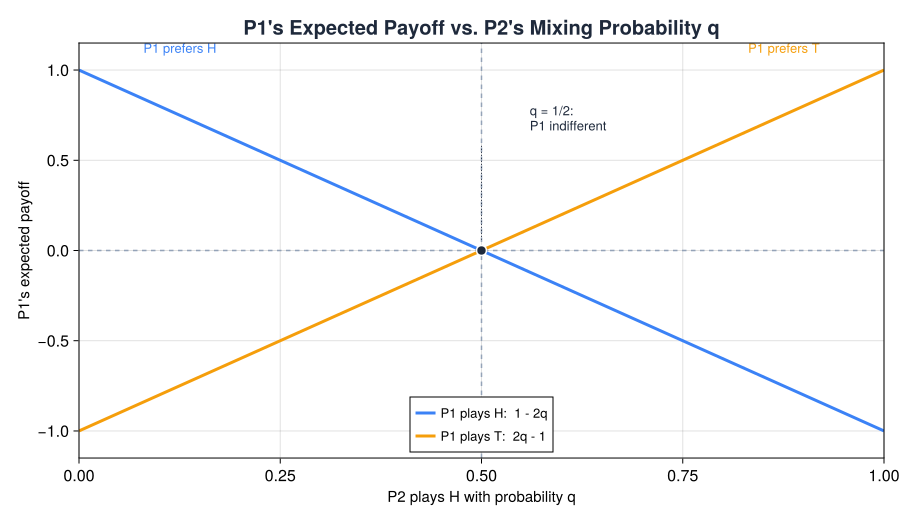

This chart was generated by the following Julia code:
#!/usr/bin/env julia
#
# matching_pennies_indifference.jl
#
# Reproduces the figure embedded in week09/L09.01_mixed_strategies.ipynb,
# cell "Comment" (right after the indifference argument, before the P1
# exercise). It shows P1's expected payoff from each pure strategy as a
# function of q, the probability P2 assigns to playing H.
#
# From the lecture text, with P2 playing H w.p. q and T w.p. (1-q):
#   p1(H | q) = -1*q + 1*(1-q) = 1 - 2q
#   p1(T | q) =  1*q - 1*(1-q) = 2q - 1
#
# The two lines cross at q = 1/2, payoff 0: this is exactly the
# indifference condition 1 - 2q = 2q - 1 solved in the preceding markdown
# cell, so the crossing point is the mixed-strategy equilibrium value of q.
#
# This script makes no network calls, installs no packages, and uses only
# the repository-root Julia environment (CairoMakie is already a declared
# dependency there). Run it from the repository root with:
#
#   julia --project=. week09/img/matching_pennies_indifference.jl
#
# It writes matching_pennies_indifference.svg next to this file (located via
# @__DIR__, so the working directory at invocation time does not matter).

using CairoMakie

# --- payoff functions, matching the formulas quoted in the notebook -------
payoff_H(q) = 1 - 2q      # p1(H | q) = -1*q + 1*(1-q)
payoff_T(q) = 2q - 1      # p1(T | q) =  1*q - 1*(1-q)

# Sanity check the indifference point referenced in the surrounding text
# (q = 1/2 makes P1 indifferent between H and T, with payoff 0).
@assert isapprox(payoff_H(0.5), payoff_T(0.5); atol=1e-12)
@assert isapprox(payoff_H(0.5), 0.0; atol=1e-12)

q = range(0, 1; length=201)

# House palette (Tailwind colors used throughout week04/week05/week08 SVGs):
# blue for P1's H strategy, amber for P1's T strategy (game-theory primary),
# slate for text/axes, muted gray for gridlines/reference marks.
blue = "#3B82F6"
amber = "#F59E0B"
slate = "#1E293B"
muted = "#94A3B8"

fig = Figure(size=(900, 520), fontsize=16, backgroundcolor=:white)

ax = Axis(
    fig[1, 1],
    title="P1's Expected Payoff vs. P2's Mixing Probability q",
    xlabel="P2 plays H with probability q",
    ylabel="P1's expected payoff",
    titlesize=20,
    titlecolor=slate,
    xlabelsize=15,
    ylabelsize=15,
    xticks=0:0.25:1,
    limits=(0, 1, -1.15, 1.15),
)

lines!(ax, q, payoff_H.(q); color=blue, linewidth=3, label="P1 plays H:  1 - 2q")
lines!(ax, q, payoff_T.(q); color=amber, linewidth=3, label="P1 plays T:  2q - 1")

# Reference lines/marker at the indifference crossing (q = 1/2, payoff 0)
vlines!(ax, [0.5]; color=muted, linestyle=:dash, linewidth=1.5)
hlines!(ax, [0.0]; color=muted, linestyle=:dash, linewidth=1.5)
scatter!(ax, [0.5], [0.0]; color=slate, markersize=14, strokewidth=1.5, strokecolor=:white)

# Crossing label lives in the clear whitespace above the X formed by the two
# lines, connected to the marker by a thin vertical leader (safe because the
# two lines only coincide with x = 0.5 exactly at the marker itself).
text!(
    ax, 0.56, 0.65;
    text="q = 1/2:\nP1 indifferent",
    fontsize=13, color=slate, align=(:left, :bottom),
)
lines!(ax, [0.5, 0.5], [0.58, 0.06]; color=slate, linewidth=1, linestyle=:dot)

# Preferred-action regions: short single-line labels tucked into the top
# corners (y = 1.08, inside the y-limits of ±1.15), clear of both lines.
text!(ax, 0.08, 1.08; text="P1 prefers H", fontsize=13, color=blue, align=(:left, :bottom))
text!(ax, 0.92, 1.08; text="P1 prefers T", fontsize=13, color=amber, align=(:right, :bottom))

axislegend(ax; position=:cb, framevisible=true, labelsize=13)

outpath = joinpath(@__DIR__, "matching_pennies_indifference.svg")
save(outpath, fig)
println("Saved figure to: ", outpath)
